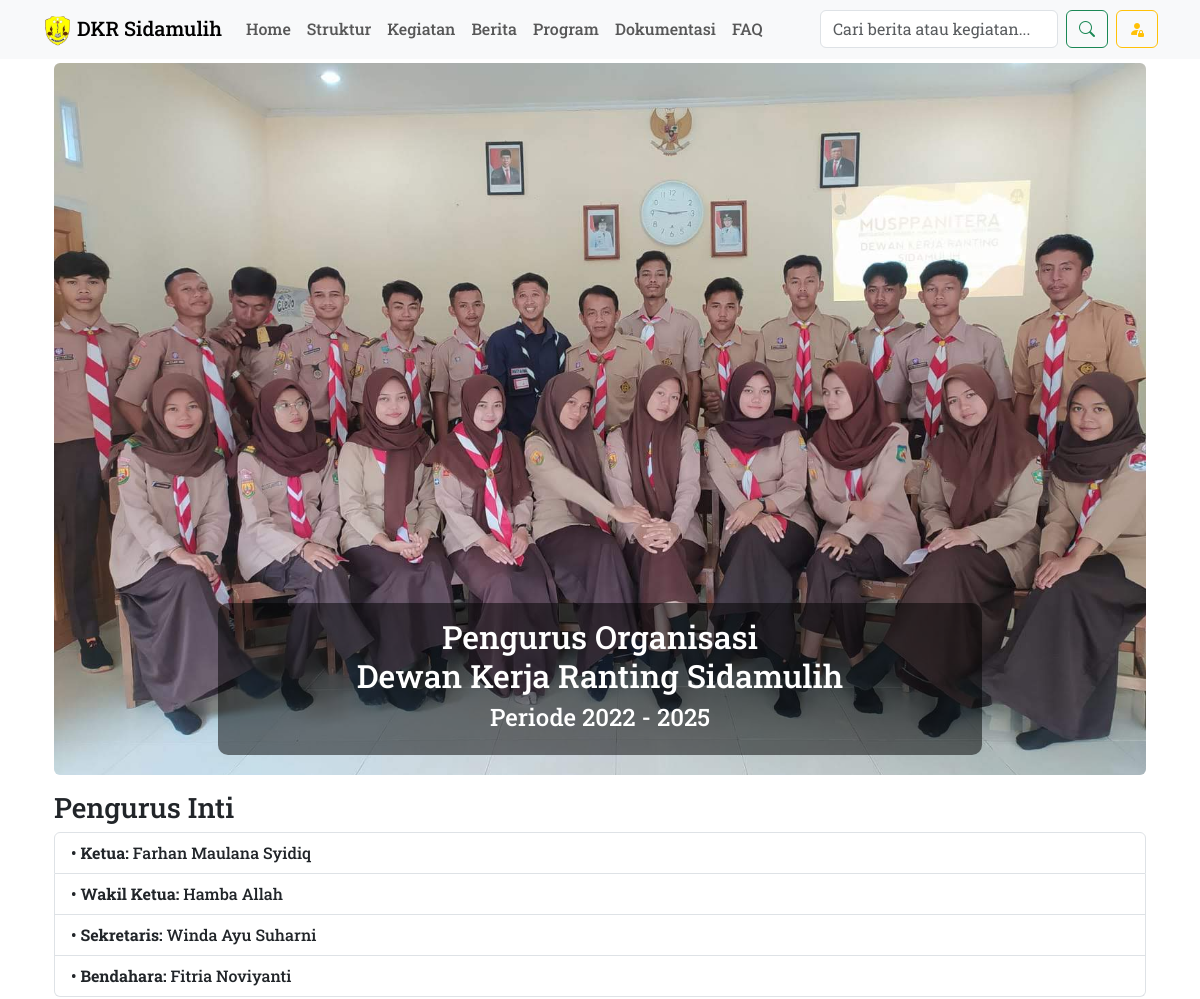
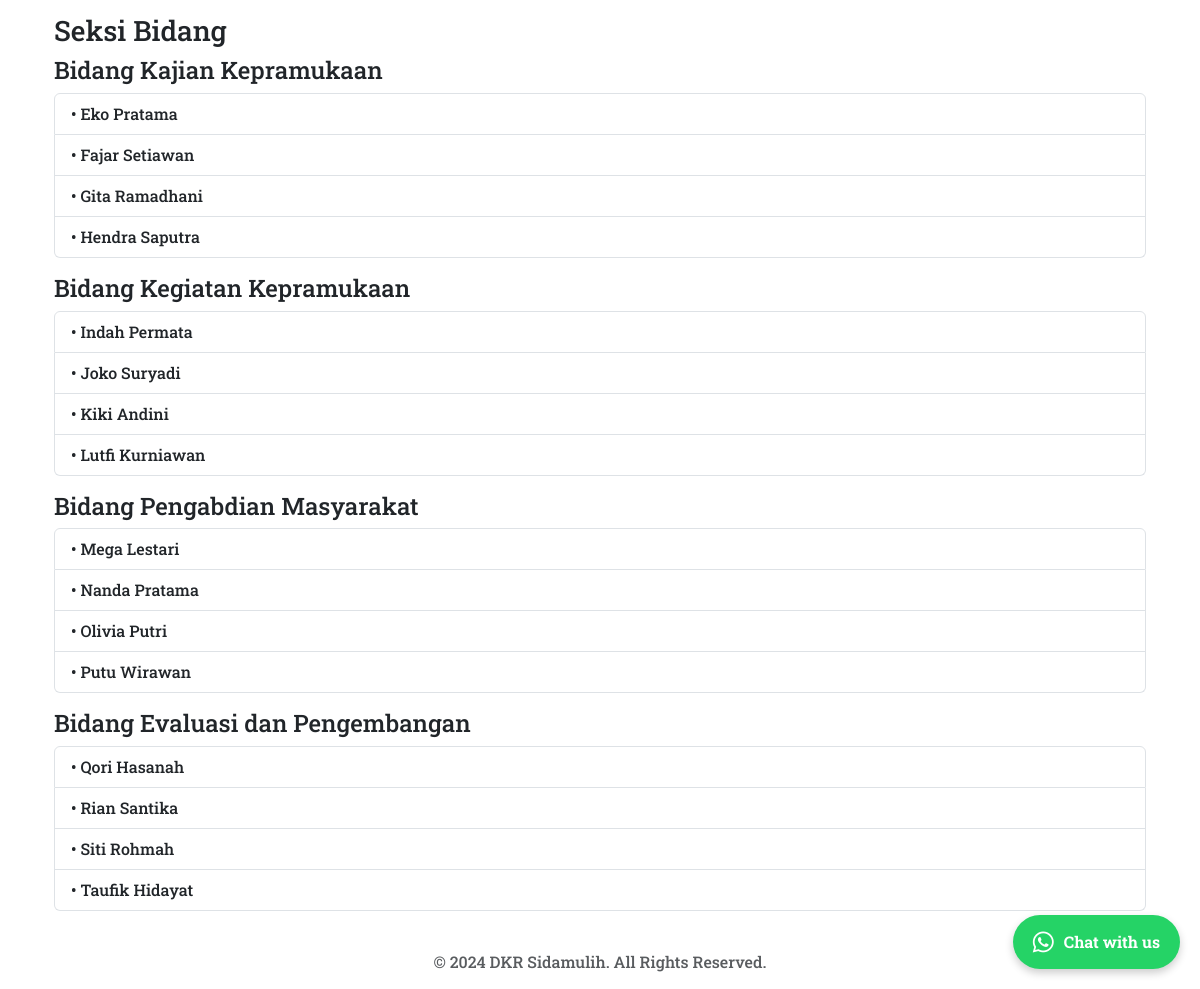
Screenshot of /structure.php with the database file from the repository (2 pictures, top to bottom).
### tables this page shows
CREATE TABLE structure (
    id INT AUTO_INCREMENT PRIMARY KEY,
    position VARCHAR(100) NOT NULL,   
    name VARCHAR(255) NOT NULL,       
    section VARCHAR(100) DEFAULT NULL   
);

### structure.php (the view)
<?php include('includes/header.php'); ?>
<div class="container mt-1">
    <div class="carousel-inner">
        <div class="carousel-item active">
            <img src="assets/images/slide-1.jpg" class="d-block w-100 rounded" alt="Pengurus DKR Sidamulih">
            <div class="carousel-caption d-none d-md-block">
                <h2>Pengurus Organisasi <br><span>Dewan Kerja Ranting Sidamulih</span></h2>
                <h4>Periode 2022 - 2025</h4>
            </div>
        </div>
    </div>
    <div class="row mt-3">
        <?php
        include('config/db.php');
        $leaders = $pdo->query("SELECT * FROM structure WHERE section IS NULL ORDER BY id ASC")->fetchAll();
        $sections = [
            'Kajian Kepramukaan' => $pdo->query("SELECT * FROM structure WHERE section = 'Kajian Kepramukaan'")->fetchAll(),
            'Kegiatan Kepramukaan' => $pdo->query("SELECT * FROM structure WHERE section = 'Kegiatan Kepramukaan'")->fetchAll(),
            'Pengabdian Masyarakat' => $pdo->query("SELECT * FROM structure WHERE section = 'Pengabdian Masyarakat'")->fetchAll(),
            'Evaluasi dan Pengembangan' => $pdo->query("SELECT * FROM structure WHERE section = 'Evaluasi dan Pengembangan'")->fetchAll(),
        ];
        ?>
        <div class="col-md-12">
            <h3>Pengurus Inti</h3>
            <ul class="list-group">
                <?php foreach ($leaders as $leader): ?>
                    <li class="list-group-item">•
                        <strong><?= $leader['position'] ?>:</strong> <?= $leader['name'] ?>
                    </li>
                <?php endforeach; ?>
            </ul>
        </div>
        <div class="col-md-12 mt-3 mb-2">
            <h3>Seksi Bidang</h3>
            <?php foreach ($sections as $section_name => $members): ?>
                <h4>Bidang <?= $section_name ?></h4>
                <ul class="list-group mb-3">
                    <?php foreach ($members as $member): ?>
                        <li class="list-group-item">•
                            <?= $member['name'] ?>
                        </li>
                    <?php endforeach; ?>
                </ul>
            <?php endforeach; ?>
        </div>
    </div>
</div>
<?php include('includes/footer.php'); ?>

### includes/header.php (shortened to what this page needs)
<!DOCTYPE html>
<html lang="en">
<head>
    <link href="https://cdn.jsdelivr.net/npm/bootstrap@5.3.0-alpha1/dist/css/bootstrap.min.css" rel="stylesheet">
    <link rel="stylesheet" href="https://cdn.jsdelivr.net/npm/bootstrap-icons@1.11.3/font/bootstrap-icons.min.css">
    <link rel="stylesheet" href="https://cdnjs.cloudflare.com/ajax/libs/font-awesome/6.0.0-beta3/css/all.min.css">
    <link rel="stylesheet" href="assets/css/style.css">
</head>
<body>
    <nav class="navbar navbar-expand-lg bg-body-tertiary">
        <div class="container">
            <a class="navbar-brand" href="../index.php">
                <img src="../assets/images/logo-dkr-sidamulih.png" alt="logo dkr" class="navbar-logo" width="30" > DKR Sidamulih
            </a>
            <div class="collapse navbar-collapse" id="navbarNav">
                <ul class="navbar-nav">
                    <li class="nav-item"><a class="nav-link" href="index.php">Home</a></li>
                    <li class="nav-item"><a class="nav-link" href="structure.php">Struktur</a></li>
                    <li class="nav-item"><a class="nav-link" href="events.php">Kegiatan</a></li>
                    <li class="nav-item"><a class="nav-link" href="news.php">Berita</a></li>
                    <li class="nav-item"><a class="nav-link" href="programs.php">Program</a></li>
                    <li class="nav-item"><a class="nav-link" href="documentation.php">Dokumentasi</a></li>
                    <li class="nav-item"><a class="nav-link" href="faqs.php">FAQ</a></li>
                </ul>
            </div>
            <form class="d-flex" role="search" action="search.php" method="GET">
                <input class="form-control me-2" type="search" name="query" placeholder="Cari berita atau kegiatan..." aria-label="Search">
                <button class="btn btn-outline-success" type="submit"><i class="bi bi-search"></i></button>
            </form>
            <div>
                <a href="pages/admin_dashboard.php" class="btn btn-outline-warning ms-2"><i class="bi bi-person-fill-lock"></i></a>
            </div>
        </div>
    </nav>
    <div class="container">

### includes/footer.php (shortened to what this page needs)
<div class="chat-button-container">
    <button class="chat-button">
        <i class="fab fa-whatsapp"></i> Chat with us
    </button>
</div>
</div>
    <footer>
        <div class="text-center">
            <span class="text-muted">© 2024 DKR Sidamulih. All Rights Reserved.</span>
        </div>
    </footer>
</body>
</html>

### assets/css/style.css (style rules this page uses)
body { font-family: "Roboto Slab", serif; font-optical-sizing: auto; font-weight: 500; font-style: normal; }
.carousel-item img { width: 100%; height: auto; object-fit: cover; max-height: 89vh; }
.carousel-caption { background-color: rgba(0, 0, 0, 0.5); padding: 15px; border-radius: 10px; }
.chat-button-container { position: fixed; bottom: 20px; right: 20px; z-index: 9999; }
.chat-button { background-color: #25D366; color: white; padding: 15px 20px; border-radius: 50px; font-size: 16px; font-weight: bold; text-decoration: none; box-shadow: 0px 4px 8px rgba(0, 0, 0, 0.2); display: flex; align-items: center; justify-content: center; transition: background-color 0.3s ease; border: none; cursor: pointer; }
.chat-button i { font-size: 24px; margin-right: 10px; }
footer { text-align: center; padding: 15px 0; position: relative; bottom: 0; width: 100%; }

### rows the page displays
structure: position "Ketua", name "Farhan Maulana Syidiq"
structure: position "Wakil Ketua", name "Hamba Allah"
structure: position "Sekretaris", name "Winda Ayu Suharni"
structure: position "Bendahara", name "Fitria Noviyanti"
structure: name "Eko Pratama"
structure: name "Fajar Setiawan"
structure: name "Gita Ramadhani"
structure: name "Hendra Saputra"
structure: name "Indah Permata"
structure: name "Joko Suryadi"
structure: name "Kiki Andini"
structure: name "Lutfi Kurniawan"
structure: name "Mega Lestari"
structure: name "Nanda Pratama"
structure: name "Olivia Putri"
structure: name "Putu Wirawan"
structure: name "Qori Hasanah"
structure: name "Rian Santika"
structure: name "Siti Rohmah"
structure: name "Taufik Hidayat"

### other values shown
$section_name "Kajian Kepramukaan"
$section_name "Kegiatan Kepramukaan"
$section_name "Pengabdian Masyarakat"
$section_name "Evaluasi dan Pengembangan"
